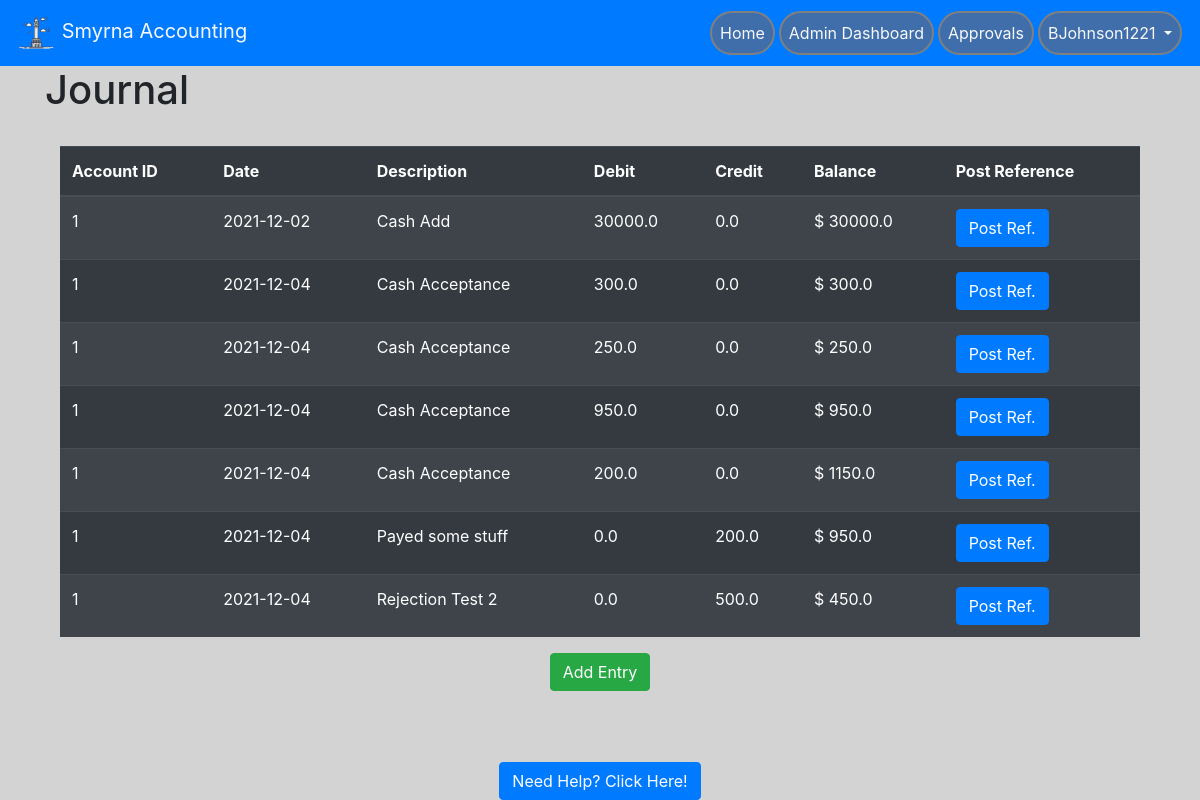
The page /accountView/1 (signed in) on the database its author committed.
### website/models.py (models this page shows, shortened)
class User(db.Model, UserMixin):
    id = db.Column(db.Integer, primary_key=True)  # unique identifier
    email = db.Column(db.String(150), unique=True)
    password = db.Column(db.String(150))
    oldPassword = db.Column(db.String(150))
    firstName = db.Column(db.String(150))
    lastName = db.Column(db.String(150))
    userName = db.Column(db.String(150))
    hasAdmin = db.Column(db.Boolean, default=False)
    hasMan = db.Column(db.Boolean, default=False)
    status = db.Column(db.Boolean, default=False)
    creationDate = db.Column(db.Date())
    expirationDate = db.Column(db.Date())
    suspensionDate = db.Column(db.Date())
    suspensionEnd = db.Column(db.Date())
    accounts = db.relationship("Account", backref="user_backref", lazy=True)

class Ledger(db.Model):
    entry_num = db.Column(db.Integer, primary_key=True)
    entry_desc = db.Column(db.String(150))
    entry_date = db.Column(db.Date())
    entry_bal = db.Column(db.Float)
    entry_cred = db.Column(db.Float)
    entry_deb = db.Column(db.Float)
    isApproved = db.Column(db.String(25), nullable=False, default="Pending")
    acc_num = db.Column(db.Integer, db.ForeignKey('account.acc_num'))
    attachment = db.Column(db.BLOB, default=bytes(json.dumps("static/default.pdf"), 'utf8'))
    reject_comment = db.Column(db.String(300), default="N/A")

### website/auth.py (the view, shortened to what this page needs)
@auth.route('/accountView/<id>', methods = ['GET', 'POST'])
@login_required
def view_account(id):
    return render_template('accountView.html', user=current_user, acc_id=id,
                        acc_query=Account.query.join(User).filter(Account.user_id == id),
                        led_query=Ledger.query.join(Account).filter(Ledger.acc_num == id,
                                                                    Ledger.isApproved == 'Approved'),
                        lpc=lpc())

### website/__init__.py (called while the page is built)
def create_app():
    app = Flask(__name__)
    app.config['SECRET_KEY'] = 'this is the secret key'
    app.config['SQLALCHEMY_DATABASE_URI'] = f'sqlite:///{DB_NAME}'
    db.init_app(app)
    app.config['MAIL_SERVER'] = 'smtp.gmail.com'
    app.config['MAIL_PORT'] = 465
    app.config['MAIL_USE_SSL'] = True
    app.config['MAIL_USERNAME'] = 'brandondunson15@gmail.com'
    app.config['MAIL_PASSWORD'] = 'Panopticon0987!@'
    mail.init_app(app)
    from .views import views
    from .auth import auth
    app.register_blueprint(views, url_prefix='/')
    app.register_blueprint(auth, url_prefix='/')
    from .models import User
    create_database(app)
    login_manager = LoginManager()
    login_manager.login_view = 'auth.login'
    login_manager.init_app(app)
    @login_manager.user_loader
    def load_user(id):
        return User.query.get(int(id))
    return app

### website/auth.py (called while the page is built)
def lpc():
    ledger_pending_count = db.session.query(Ledger).filter(Ledger.isApproved == 'Pending').all()
    lpc = len(ledger_pending_count)
    return lpc

### website/templates/accountView.html (shortened to what this page needs)
{% extends "base.html" %}
{%block content%}
    <head>
    <h1>Journal</h1>
    </head>
<br>
<div class="container-fluid" style="height: 400px">
    <table class="table table-striped table-dark">
        <thead>
          <tr>
            <th scope="col">Account ID</th>
            <th scope="col">Date</th>
            <th scope="col">Description</th>
            <th scope="col">Debit</th>
            <th scope="col">Credit</th>
            <th scope="col">Balance</th>
              <th scope="col">Post Reference</th>
          </tr>
        </thead>
        <tbody style="overflow-y: scroll;">
          {% for ledger in led_query %}
          <tr id="rowz">
            <td>{{ledger.acc_num}}</td>
            <td>{{ledger.entry_date}}</td>
            <td>{{ledger.entry_desc}}</td>
            <td>{{ledger.entry_deb}}</td>
            <td>{{ledger.entry_cred}}</td>
            <td>$ {{ledger.entry_bal}}</td>
            <td><form method="post"><button name="pr" type="submit" class="btn btn-primary" value="{{ ledger.acc_num }}">Post Ref.</button></form></td>
          </tr>
          {% endfor %}
        </tbody>
      </table>
      <div class="text-center">
        <button class="btn btn-success" type="button" data-toggle="modal" data-target="#ledgermodal">Add Entry</button>
      </div>
</div>
{% endblock %}

### website/templates/base.html (shortened to what this page needs)
<!DOCTYPE html>
<html>
<head>
    <meat name="viewport" content="width=device-width, initial-scale=1" />
    <link rel="stylesheet" href="https://stackpath.bootstrapcdn.com/bootstrap/4.4.1/css/bootstrap.min.css"
 />
    <link rel="stylesheet" href="https://stackpath.bootstrapcdn.com/font-awesome/4.7.0/css/font-awesome.min.css"
 />
</head>
<body style="background-color: lightgrey">
    <nav class="navbar navbar-expand-lg navbar-dark bg-primary sticky-top">
        <a class = "navbar-brand text-light" href='/'>
            <img src="/static/logo.png" width="40" height="40" atl="">
            Smyrna Accounting
        </a>
        <div class = "collapse navbar-collapse" id="navbar">
            <ul class = "navbar-nav ml-auto">
                {% if user.is_authenticated %}
                {% if user.hasAdmin %}
                <li class = "nav-item">
                    <a class = "nav-link text-light text-center" id = "homepage" href="/home">Home</a>
                 </li>
                <li class = "nav-item">
                    <a class = "nav-link text-light text-center" id = "adminPort" href="/adminPortal">Admin Dashboard</a>
                </li>
                 <li class = "nav-item">
                    <a class = "nav-link text-light text-center" id = "approvals" href="/approvals">Approvals</a>
                 </li>
                {% endif %}
                <li class="nav-item dropdown">
                    <a class = "nav-link dropdown-toggle text-light text-center" id = "" data-toggle = "dropdown" aria-haspopup="true" aria-expanded="false">
                        {{ user.userName }}
                    </a>
                </li>
                {% else %}
                <a class = "nav-item nav-link text-light" id = "login" href="/login">Login</a>
                {% endif %}
            </ul>
        </div>
    </nav>
    <div class= "container">
        {%block content%}
        {% endblock %}
    </div>
</body>
<div class="footer" style="background-color: lightgray;">
    <a href="/help" class="btn btn-primary">Need Help? Click Here!</a>
</div>
</html>

### website/templates/base.html (style rules this page uses)
.footer { position: fixed; left: 0; bottom: 0; width: 100%; background-color: Blue; text-align: center; }
li.nav-item { border: 2px solid grey; margin: 2px; border-radius: 25px; background-color: rgb(63, 110, 170); }

### rows shown on the page
User: userName "BJohnson1221"
Ledger: acc_num "1", entry_date "2021-12-02", entry_desc "Cash Add", entry_deb "30000.0", entry_cred "0.0", entry_bal "30000.0"
Ledger: acc_num "1", entry_date "2021-12-04", entry_desc "Cash Acceptance", entry_deb "300.0", entry_cred "0.0", entry_bal "300.0"
Ledger: acc_num "1", entry_date "2021-12-04", entry_desc "Cash Acceptance", entry_deb "250.0", entry_cred "0.0", entry_bal "250.0"
Ledger: acc_num "1", entry_date "2021-12-04", entry_desc "Cash Acceptance", entry_deb "950.0", entry_cred "0.0", entry_bal "950.0"
Ledger: acc_num "1", entry_date "2021-12-04", entry_desc "Cash Acceptance", entry_deb "200.0", entry_cred "0.0", entry_bal "1150.0"
Ledger: acc_num "1", entry_date "2021-12-04", entry_desc "Payed some stuff", entry_deb "0.0", entry_cred "200.0", entry_bal "950.0"
Ledger: acc_num "1", entry_date "2021-12-04", entry_desc "Rejection Test 2", entry_deb "0.0", entry_cred "500.0", entry_bal "450.0"
